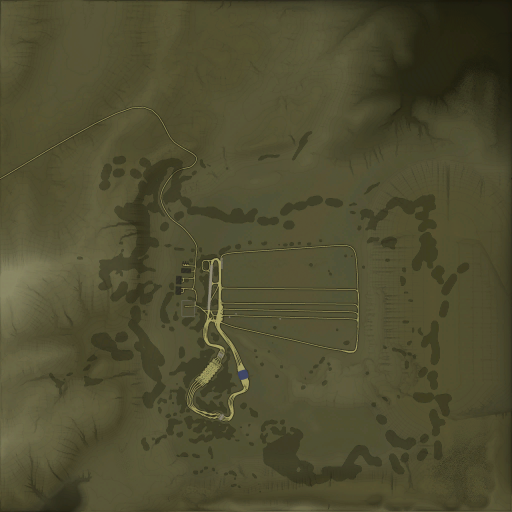
#> input picture assets/map_images/avg_training_ground_tankmap.png, 1024 x 1024 px, found by its file name (shown at 1/2 size)
$ python generate_md5.py
#> lines starting #> are read from the running program, lines starting #| are printed output that depends on the picture
#> further down, img is the input picture: PIL image 1024x1024 RGBA; mean R, G, B, A 79.7, 77.2, 48.9, 255
from PIL import Image

def dhash_from_image(image: Image.Image, size: int = 9) -> str:
    """
    Calculates the dHash (Difference Hash) of an image, matching the C++ logic.

    Args:
        image: PIL Image object.
        size: The width to resize to (default 9 creates an 8x8 hash).

    Returns:
        Hexadecimal string representing the hash.
    """
#> called with size = 9
    # 1. Convert to Grayscale (QImage::Format_Grayscale8)
    gray = image.convert('L')
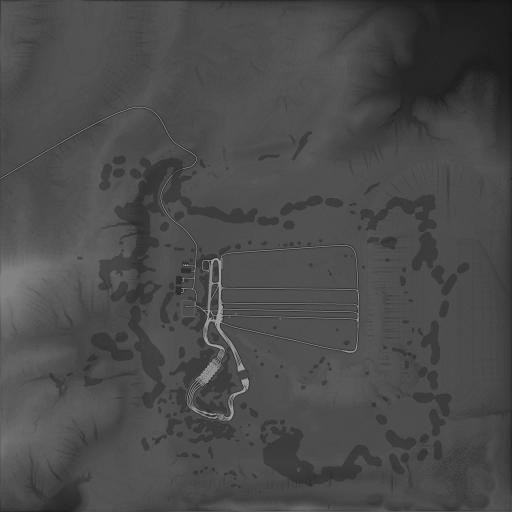
#> gray: PIL image 1024x1024 L (shown at 1/2 size); min 20, max 163, mean 74.7

    # 2. Resize to (width=size, height=size-1)
    # Qt::IgnoreAspectRatio is the default behavior for PIL resize.
    # Qt::SmoothTransformation is similar to Resampling.LANCZOS or BICUBIC.
    small = gray.resize((size, size - 1), resample=Image.Resampling.LANCZOS)

    # 3. Compare Pixels to build bit vector
    bits = []
    pixels = small.load()  # Access pixel data for speed

    # Loop height (y from 0 to size-2)
    for y in range(small.height):
        # Loop width (x from 0 to size-2)
        for x in range(small.width - 1):
            left = pixels[x, y]
            right = pixels[x + 1, y]

            # C++: bits.append(left > right ? 1 : 0);
            bits.append(1 if left > right else 0)
#> after the loop, bits = 64 values, max 1 at index 1, min 0 at index 0, mean 0.578

    # 4. Convert bits to Hex String
    hex_str = ""

    # Process 4 bits at a time (Nibbles)
    for i in range(0, len(bits), 4):
        chunk = bits[i:i+4]

        # Pad with 0 if we are at the end and have fewer than 4 bits
        # (Matches C++ initialization: int nibble[4] = { 0, 0, 0, 0 };)
        while len(chunk) < 4:
            chunk.append(0)

        # Construct the hex value: MSB is the first bit in the chunk
        value = (chunk[0] << 3) | (chunk[1] << 2) | (chunk[2] << 1) | chunk[3]

        # Convert to hex character (matches QString::number(value, 16))
        hex_str += format(value, 'x')
#> this loop made 16 passes
#> (i, value, hex_str) on passes 2 to 13: (4, 7, '67'), (8, 2, '672'), (12, 6, '6726'), (16, 4, '67264'), (20, 13, '67264d'), (24, 4, '67264d4'), (28, 6, '67264d46'), (32, 12, '67264d46c'), (36, 11, '67264d46cb'), (40, 12, '67264d46cbc'), (44, 11, '67264d46cbcb'), (48, 14, '67264d46cbcbe')
#> (value, hex_str) on pass 1: (6, '6')

    return hex_str

# --- Usage Example ---
if __name__ == "__main__":
    try:
        # Load an image
        img = Image.open("avg_training_ground_tankmap.png")

        # Calculate Hash
        result_hash = dhash_from_image(img, size=9)
#> result_hash = '67264d46cbcbe7bb'
        print(f"dHash: {result_hash}")
#| dHash: 67264d46cbcbe7bb

    except FileNotFoundError:
        print("Image file not found.")

$ run again, with assets/map_images/air_grand_canyon_map.png copied over assets/map_images/avg_training_ground_tankmap.png
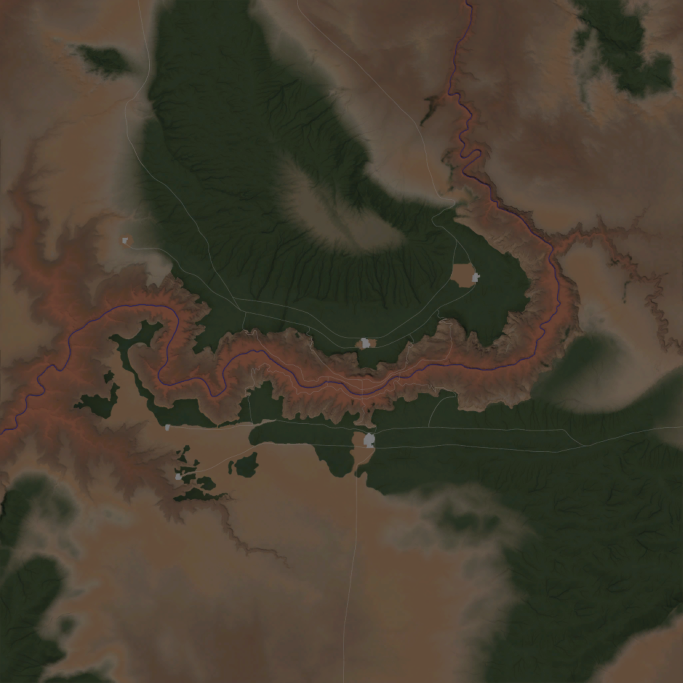
#> input picture assets/map_images/air_grand_canyon_map.png, 2048 x 2048 px, found by its file name (shown at 1/3 size)
#> img is the input picture: PIL image 2048x2048 RGBA; mean R, G, B, A 70.6, 62.3, 47.8, 255
#> in dhash_from_image, `gray = image.convert('L')`:
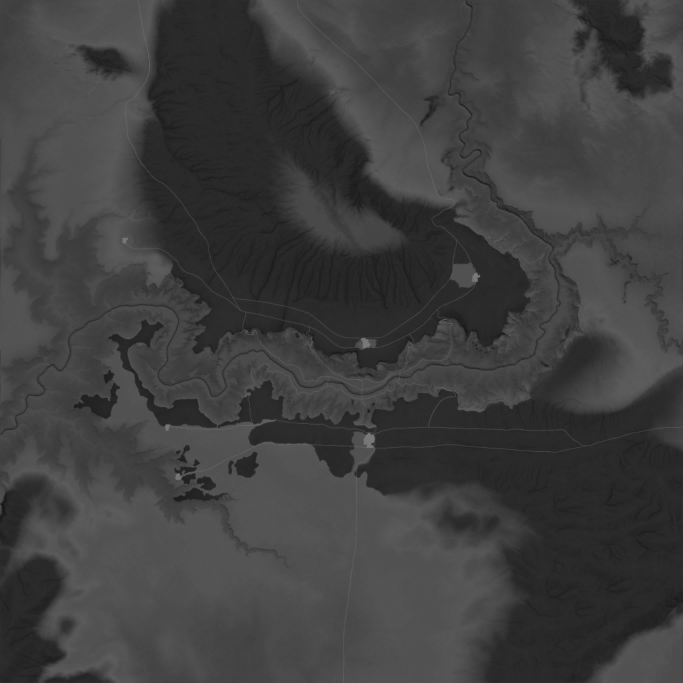
#> gray: PIL image 2048x2048 L (shown at 1/3 size); min 20, max 128, mean 63.1
#> after the loop in dhash_from_image, `for y in range(small.height):`: bits = 64 values, max 1 at index 1, min 0 at index 0, mean 0.469
#> the loop in dhash_from_image, `for i in range(0, len(bits), 4):` made 16 passes
#> (i, value, hex_str) on passes 2 to 9: (4, 9, '49'), (8, 14, '49e'), (12, 5, '49e5'), (16, 4, '49e54'), (20, 1, '49e541'), (24, 14, '49e541e'), (28, 0, '49e541e0'), (32, 11, '49e541e0b')
#> result_hash = '49e541e0ba5e4666'
#| dHash: 49e541e0ba5e4666

$ run again, with assets/map_images/air_israel_map.png copied over assets/map_images/avg_training_ground_tankmap.png
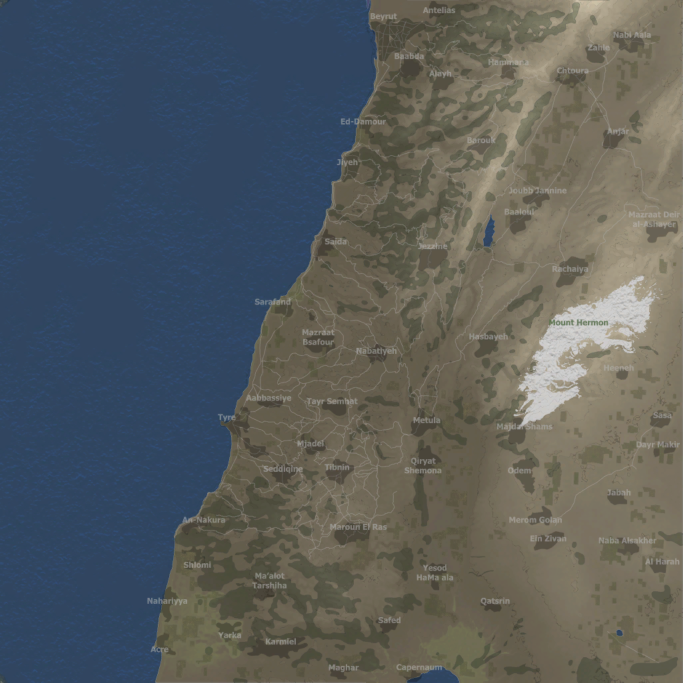
#> input picture assets/map_images/air_israel_map.png, 2048 x 2048 px, found by its file name (shown at 1/3 size)
#> img is the input picture: PIL image 2048x2048 RGBA; mean R, G, B, A 88.2, 93, 93.7, 254.9
#> in dhash_from_image, `gray = image.convert('L')`:
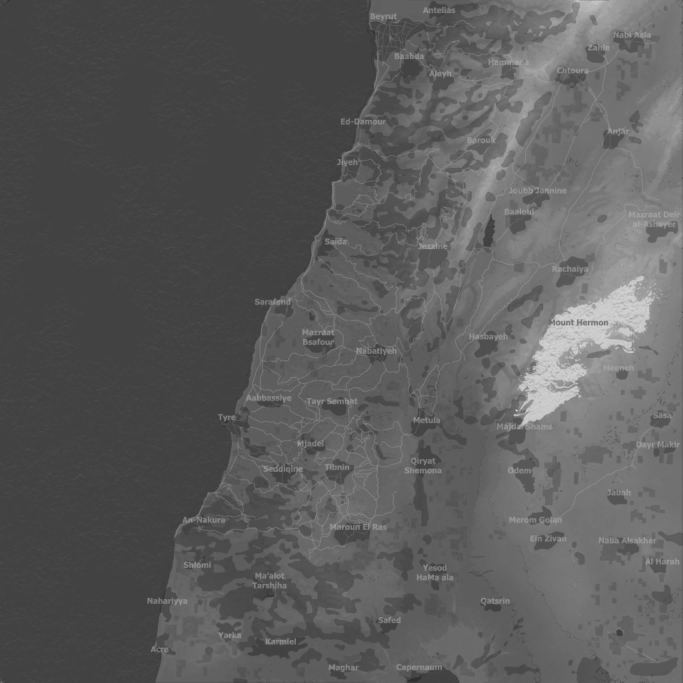
#> gray: PIL image 2048x2048 L (shown at 1/3 size); min 43, max 219, mean 91.7
#> after the loop in dhash_from_image, `for y in range(small.height):`: bits = 64 values, max 1 at index 2, min 0 at index 0, mean 0.25
#> the loop in dhash_from_image, `for i in range(0, len(bits), 4):` made 16 passes
#> (i, value, hex_str) on passes 2 to 9: (4, 1, '21'), (8, 2, '212'), (12, 2, '2122'), (16, 2, '21222'), (20, 0, '212220'), (24, 4, '2122204'), (28, 0, '21222040'), (32, 4, '212220404')
#> result_hash = '2122204049898920'
#| dHash: 2122204049898920
